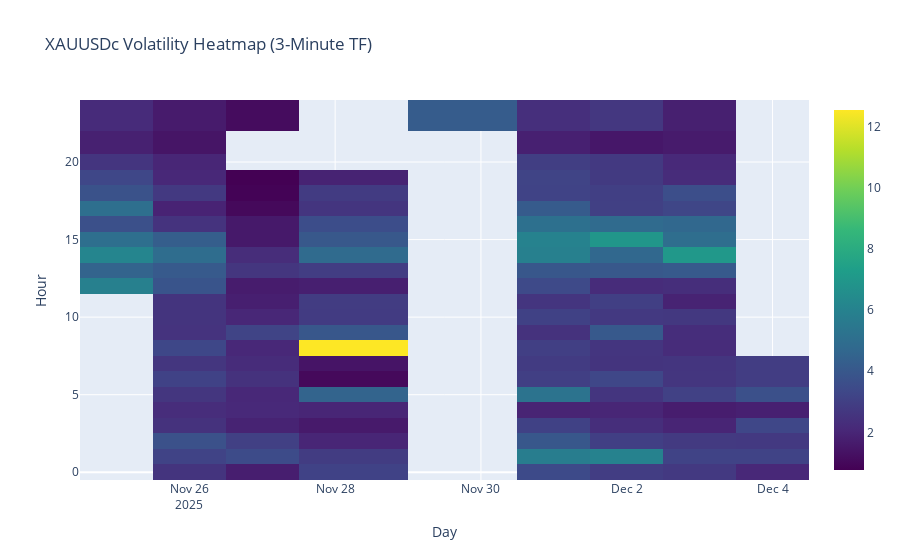

Notebook code cell kept with this figure:
### Code cell
import MetaTrader5 as mt5
import pandas as pd
import numpy as np
import plotly.graph_objects as go

# -------------------------------
# MT5 Initialize
# -------------------------------
mt5.initialize()

symbol = "XAUUSDc"
tf = mt5.TIMEFRAME_M3
bars = 3000

rates = mt5.copy_rates_from_pos(symbol, tf, 0, bars)
df = pd.DataFrame(rates)
df["time"] = pd.to_datetime(df["time"], unit="s")

# -------------------------------
# Volatility Calculation
# -------------------------------
df["volatility"] = df["high"] - df["low"]

df["hour"] = df["time"].dt.hour
df["day"] = df["time"].dt.date

pivot = df.pivot_table(
    values="volatility",
    index="hour",
    columns="day",
    aggfunc="mean"
)

# -------------------------------
# Heatmap
# -------------------------------
fig = go.Figure(data=go.Heatmap(
    z=pivot.values,
    x=pivot.columns.astype(str),
    y=pivot.index,
    colorscale="Viridis"
))

fig.update_layout(
    title="XAUUSDc Volatility Heatmap (3-Minute TF)",
    xaxis_title="Day",
    yaxis_title="Hour"
)

fig.show()

### Figure 1 — Plotly figure (JSON) as saved in the notebook; plotly's stock layout.template omitted (floating-point values rounded to 4 significant figures; data arrays with more than 128 entries replaced by an {"elided": "..."} marker saying what was removed)
{"data": [{"colorscale": [[0, "#440154"], [0.1111, "#482878"], [0.2222, "#3e4989"], [0.3333, "#31688e"], [0.4444, "#26828e"], [0.5556, "#1f9e89"], [0.6667, "#35b779"], [0.7778, "#6ece58"], [0.8889, "#b5de2b"], [1, "#fde725"]], "type": "heatmap", "x": ["2025-11-25", "2025-11-26", "2025-11-27", "2025-11-28", "2025-11-30", "2025-12-01", "2025-12-02", "2025-12-03", "2025-12-04"], "y": [0, 1, 2, 3, 4, 5, 6, 7, 8, 9, 10, 11, 12, 13, 14, 15, 16, 17, 18, 19, 20, 21, 23], "z": {"elided": "23x9 float values"}}], "layout": {"title": {"text": "XAUUSDc Volatility Heatmap (3-Minute TF)"}, "xaxis": {"title": {"text": "Day"}}, "yaxis": {"title": {"text": "Hour"}}}}
